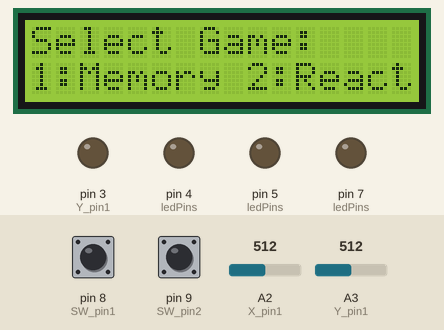
A sketch run on a simulated Arduino Uno, built with avr-gcc and run on an emulated ATmega328P. Parts: 16×2 character LCD, output pins drawn as LEDs (lit = HIGH). The test bench sets the inputs (shaded band); at power-on: A2 (X_pin1) = 512, pin 8 (SW_pin1) HIGH, pin 9 (SW_pin2) HIGH, A3 (Y_pin1) = 512. Random numbers use the default seed unless the sketch sets one.

Above: at 1.2 s.
1.3 s: A2 (X_pin1) set to 108
2.8 s: A2 (X_pin1) set to 89
At 6.2 s:
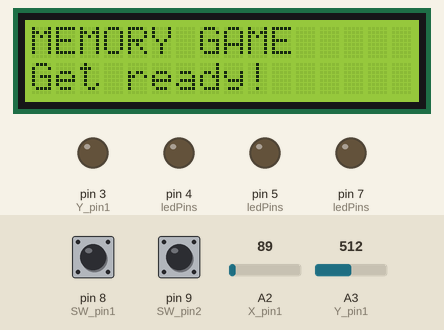
8.8 s: A2 (X_pin1) set to 910
At 10.9 s:
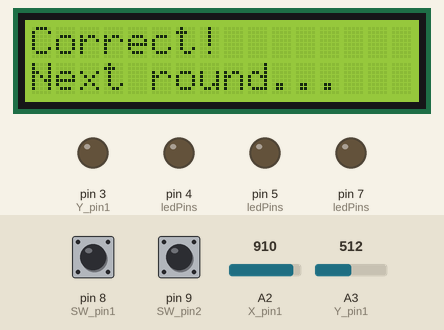
11.8 s: A2 (X_pin1) set to 888
At 14.5 s:
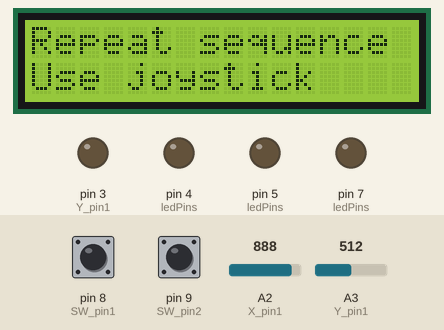
14.8 s: A2 (X_pin1) set to 90
At 16.3 s:
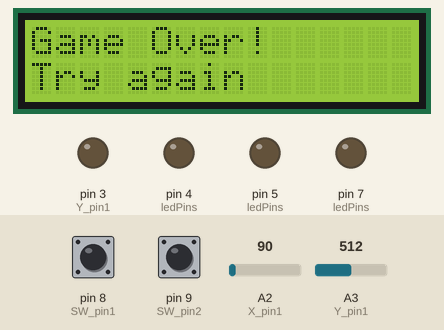
17.3 s: A2 (X_pin1) set to 1023
At 18.6 s:
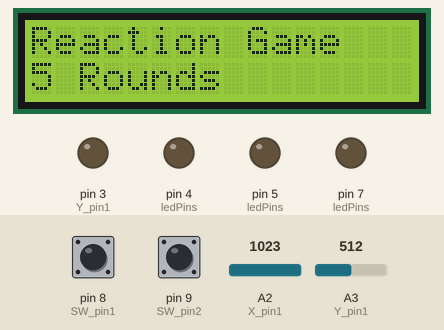
Timing chart, 0 to 25.4 s (numbered marks = the images above; inputs shaded):
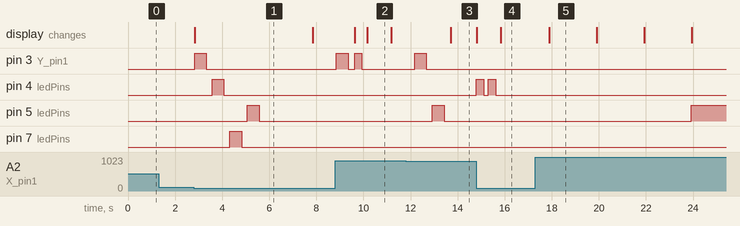

Measured:
- the behaviour switches between 100 and 99 on A2 (X_pin1) (found by bisection; images 0 and 1)
- the behaviour switches between 901 and 900 on A2 (X_pin1) (found by bisection; images 2 and 3)
- after the input at 1.3 s, every drawn part: stays the same
- after the input at 2.8 s, pin 3 (Y_pin1): LOW → HIGH at once, → LOW 0.50 s later; pin 4 (ledPins): LOW → HIGH after 0.78 s, → LOW 0.50 s later; pin 5 (ledPins): LOW → HIGH after 2.3 s, → LOW 0.50 s later; pin 7 (ledPins): LOW → HIGH after 1.5 s, → LOW 0.50 s later; the display: changes at once (image 1)
- after the input at 14.8 s, pin 4 (ledPins): alternates HIGH for 0.31 s and LOW for 0.20 s, 4 changes in all, then stays LOW, starting at once; the display: first changes at once (image 4 shows a later state)
- what the display in image 1 shows lasts 5.0 s, from 2.8 s to 7.8 s
- what the display in image 2 shows lasts 1.0 s, from 10.2 s to 11.2 s

The sketch:

RetroBitArcade_FinalCodeV2.ino
```cpp
#include <Wire.h>
#include <LiquidCrystal_I2C.h>

// I2C pins declaration
LiquidCrystal_I2C lcd(0x27, 16, 2);  // Adjust this line according to your new library's constructor

// Player 1 Joystick
const int SW_pin1 = 8;
const int X_pin1 = 2;
const int Y_pin1 = 3;

// Player 2 Joystick
const int SW_pin2 = 9;
const int X_pin2 = 1;
const int Y_pin2 = 0;

int RED_LED = 3;
int BLUE_LED = 4;
int YELLOW_LED = 7;
int GREEN_LED = 5;

// Array for LED pins
int ledPins[] = {RED_LED, BLUE_LED, YELLOW_LED, GREEN_LED};
const char* colors[] = {"RED", "BLUE", "YELLOW", "GREEN"};

int sequence[6]; // Store a sequence of 6 LEDs
int playerSequence[6]; // Store the player's input sequence
int sequenceLength = 6; // Length of the sequence for the game
int currentRound = 0; // Current round of the game

void setup() {
  for (int i = 0; i < 4; i++) {
    pinMode(ledPins[i], OUTPUT);
  }
  pinMode(SW_pin1, INPUT_PULLUP);
  pinMode(SW_pin2, INPUT_PULLUP);

  lcd.init();  // Initialize the LCD
  lcd.backlight();  // Turn on the backlight

  randomSeed(analogRead(4)); // Use a different analog pin for randomSeed
}

void loop() {
  showMenu();
  int gameChoice = getMenuChoice();

  if (gameChoice == 1) {
    playMemoryGame();
  } else if (gameChoice == 2) {
    playReactionGame();
  }
}

void showMenu() {
  lcd.clear();
  lcd.setCursor(0, 0);
  lcd.print("Select Game:");
  lcd.setCursor(0, 1);
  lcd.print("1:Memory 2:React");
}

int getMenuChoice() {
  while (true) {
    int x1 = analogRead(X_pin1);
    if (x1 < 100) return 1; // Left for Memory Game
    if (x1 > 900) return 2; // Right for Reaction Game
    delay(50); // Small delay to prevent rapid readings
  }
}

void playMemoryGame() {
  currentRound = 0;
  generateSequence();

  lcd.clear();
  lcd.setCursor(0, 0);
  lcd.print("MEMORY GAME");
  lcd.setCursor(0, 1);
  lcd.print("Get ready!");

  for (int i = 0; i < 4; i++) {
    digitalWrite(ledPins[i], HIGH);
    delay(500);
    digitalWrite(ledPins[i], LOW);
    delay(250);
  }

  delay(2000);
  lcd.clear();

  while (currentRound < sequenceLength) {
    displaySequence();
    getPlayerInput();
    if (!checkSequence()) {
      gameOver();
      return; // Return to main menu
    }
    currentRound++;
  }

  gameWon();
  delay(3000); // Show win message for 3 seconds before returning to main menu
}

void playReactionGame() {
  lcd.clear();
  lcd.setCursor(0, 0);
  lcd.print("Reaction Game");
  lcd.setCursor(0, 1);
  lcd.print("5 Rounds");
  delay(2000);

  int player1Score = 0;
  int player2Score = 0;

  for (int round = 1; round <= 5; round++) {
    lcd.clear();
    lcd.setCursor(0, 0);
    lcd.print("Round " + String(round));
    lcd.setCursor(0, 1);
    lcd.print("Get ready!");
    delay(2000);

    lcd.clear();
    lcd.setCursor(0, 0);
    lcd.print("Wait for light...");

    delay(random(2000, 5000)); // Random wait time

    int targetLED = random(0, 4);
    digitalWrite(ledPins[targetLED], HIGH);

    lcd.clear();
    lcd.setCursor(0, 0);
    lcd.print("GO!");

    unsigned long startTime = millis();
    int winner = 0;

    while (winner == 0) {
      if (digitalRead(SW_pin1) == LOW) {
        winner = 1;
      } else if (digitalRead(SW_pin2) == LOW) {
        winner = 2;
      }
    }

    unsigned long reactionTime = millis() - startTime;

    digitalWrite(ledPins[targetLED], LOW);

    lcd.clear();
    lcd.setCursor(0, 0);
    lcd.print("Player " + String(winner) + " wins!");
    lcd.setCursor(0, 1);
    lcd.print("Time: " + String(reactionTime) + "ms");

    if (winner == 1) player1Score++;
    else player2Score++;

    delay(2000);
  }

  // Display final scores
  lcd.clear();
  lcd.setCursor(0, 0);
  lcd.print("Final Scores:");
  lcd.setCursor(0, 1);
  lcd.print("P1:" + String(player1Score) + " P2:" + String(player2Score));
  delay(3000);

  // Determine overall winner
  lcd.clear();
  lcd.setCursor(0, 0);
  if (player1Score > player2Score) {
    lcd.print("Player 1 Wins!");
  } else if (player2Score > player1Score) {
    lcd.print("Player 2 Wins!");
  } else {
    lcd.print("It's a Tie!");
  }
  delay(3000); // Show result for 3 seconds before returning to main menu
}

void generateSequence() {
  for (int i = 0; i < sequenceLength; i++) {
    sequence[i] = random(0, 4);
  }
}

void displaySequence() {
  lcd.clear();
  lcd.setCursor(0, 0);
  lcd.print("Watch the LEDs");
  delay(1000);

  for (int i = 0; i <= currentRound; i++) {
    digitalWrite(ledPins[sequence[i]], HIGH);
    delay(500);
    digitalWrite(ledPins[sequence[i]], LOW);
    delay(250);
  }
}

int readJoystick() {
  int x = analogRead(X_pin1);
  int y = analogRead(Y_pin1);

  if (x < 100) return 1; // BLUE (left)
  if (x > 900) return 0; // RED (right)
  if (y < 100) return 2; // YELLOW (top)
  if (y > 900) return 3; // GREEN (bottom)

  return -1; // No direction selected
}

void getPlayerInput() {
  lcd.clear();
  lcd.setCursor(0, 0);
  lcd.print("Repeat sequence");
  lcd.setCursor(0, 1);
  lcd.print("Use joystick");

  for (int i = 0; i <= currentRound; i++) {
    bool inputReceived = false;
    while (!inputReceived) {
      int joystickInput = readJoystick();
      if (joystickInput != -1) {
        playerSequence[i] = joystickInput;
        inputReceived = true;
        digitalWrite(ledPins[joystickInput], HIGH);
        lcd.clear();
        lcd.setCursor(0, 0);
        lcd.print(colors[joystickInput]);
        delay(300);
        digitalWrite(ledPins[joystickInput], LOW);
        delay(200);
      }
    }
  }
}

bool checkSequence() {
  for (int i = 0; i <= currentRound; i++) {
    if (playerSequence[i] != sequence[i]) {
      return false;
    }
  }

  lcd.clear();
  lcd.setCursor(0, 0);
  lcd.print("Correct!");
  lcd.setCursor(0, 1);
  lcd.print("Next round...");
  delay(1000);
  return true;
}

void gameWon() {
  lcd.clear();
  lcd.setCursor(0, 0);
  lcd.print("Congratulations!");
  lcd.setCursor(0, 1);
  lcd.print("You won!");
}

void gameOver() {
  lcd.clear();
  lcd.setCursor(0, 0);
  lcd.print("Game Over!");
  lcd.setCursor(0, 1);
  lcd.print("Try again");
  delay(2000);
}
```
